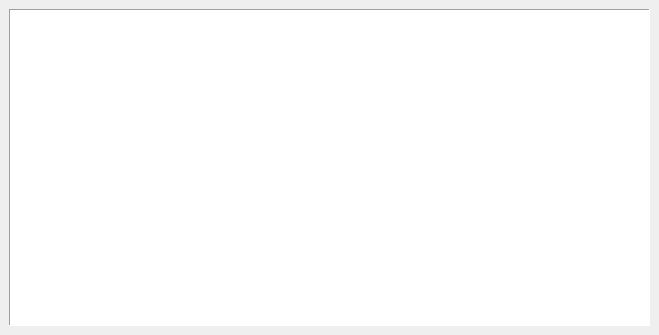
<?xml version="1.0" encoding="UTF-8"?>
<ui version="4.0">
 <class>Monitor</class>
 <widget class="QDockWidget" name="Monitor">
  <property name="geometry">
   <rect>
    <x>0</x>
    <y>0</y>
    <width>659</width>
    <height>335</height>
   </rect>
  </property>
  <property name="features">
   <set>QDockWidget::DockWidgetFloatable|QDockWidget::DockWidgetMovable</set>
  </property>
  <property name="windowTitle">
   <string>Monitor</string>
  </property>
  <widget class="QWidget" name="dockWidgetContents">
   <layout class="QGridLayout" name="gridLayout">
    <item row="0" column="0">
     <widget class="QPlainTextEdit" name="monitorPlainTextEdit">
      <property name="focusPolicy">
       <enum>Qt::NoFocus</enum>
      </property>
      <property name="statusTip">
       <string>Displays output of currently ongoing processing tasks</string>
      </property>
      <property name="layoutDirection">
       <enum>Qt::LeftToRight</enum>
      </property>
      <property name="frameShape">
       <enum>QFrame::Panel</enum>
      </property>
      <property name="undoRedoEnabled">
       <bool>false</bool>
      </property>
      <property name="lineWrapMode">
       <enum>QPlainTextEdit::WidgetWidth</enum>
      </property>
      <property name="readOnly">
       <bool>true</bool>
      </property>
     </widget>
    </item>
   </layout>
  </widget>
 </widget>
 <resources/>
 <connections/>
</ui>
